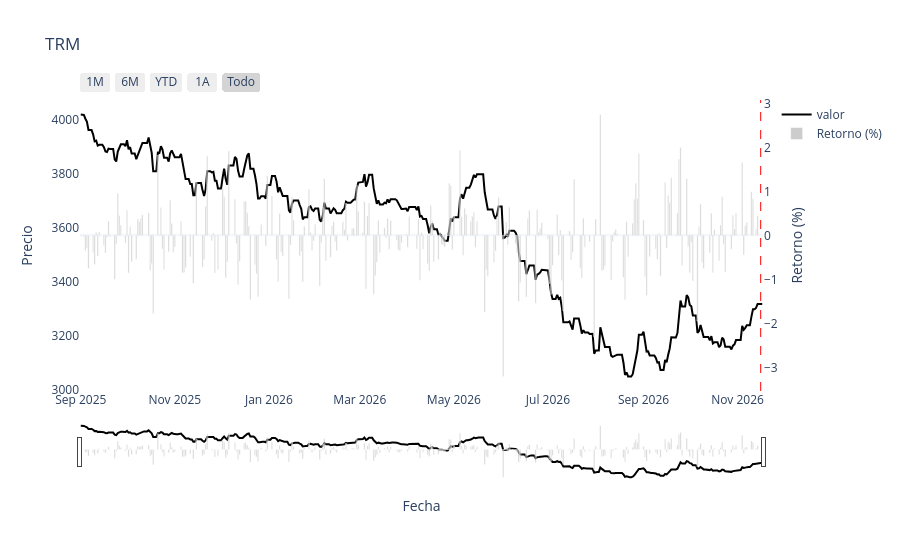

The cell this chart's notebook holds for it:
### Code cell
plotly_oneplot(TRM[TRM["fecha"]>="2025-09-01"], "fecha", "valor", "TRM", color_in="black", date_marker = pd.to_datetime("2026-11-16"))

### Figure 1 — Plotly figure (JSON) as saved in the notebook; plotly's stock layout.template omitted (floating-point values rounded to 4 significant figures; data arrays with more than 128 entries replaced by an {"elided": "..."} marker saying what was removed)
{"data": [{"line": {"color": "black", "dash": "solid"}, "mode": "lines", "name": "valor", "type": "scatter", "x": {"elided": "443 str values"}, "y": {"elided": "443 float values"}}, {"marker": {"color": "rgba(128, 128, 128, 0.4)"}, "name": "Retorno (%)", "type": "bar", "x": {"elided": "443 str values"}, "y": {"elided": "443 float values"}, "yaxis": "y2"}], "layout": {"hovermode": "x unified", "shapes": [{"line": {"color": "red", "dash": "dash", "width": 1}, "type": "line", "x0": "2026-11-16T00:00:00", "x1": "2026-11-16T00:00:00", "xref": "x", "y0": 0, "y1": 1, "yref": "y domain"}], "title": {"text": "TRM"}, "xaxis": {"rangeselector": {"buttons": [{"count": 1, "label": "1M", "step": "month", "stepmode": "backward"}, {"count": 6, "label": "6M", "step": "month", "stepmode": "backward"}, {"count": 1, "label": "YTD", "step": "year", "stepmode": "todate"}, {"count": 1, "label": "1A", "step": "year", "stepmode": "backward"}, {"label": "Todo", "step": "all"}]}, "rangeslider": {"visible": true}, "title": {"text": "Fecha"}, "type": "date"}, "yaxis": {"autorange": true, "fixedrange": false, "showgrid": false, "title": {"text": "Precio"}}, "yaxis2": {"autorange": true, "fixedrange": false, "overlaying": "y", "showgrid": false, "side": "right", "title": {"text": "Retorno (%)"}, "zeroline": true}}}
